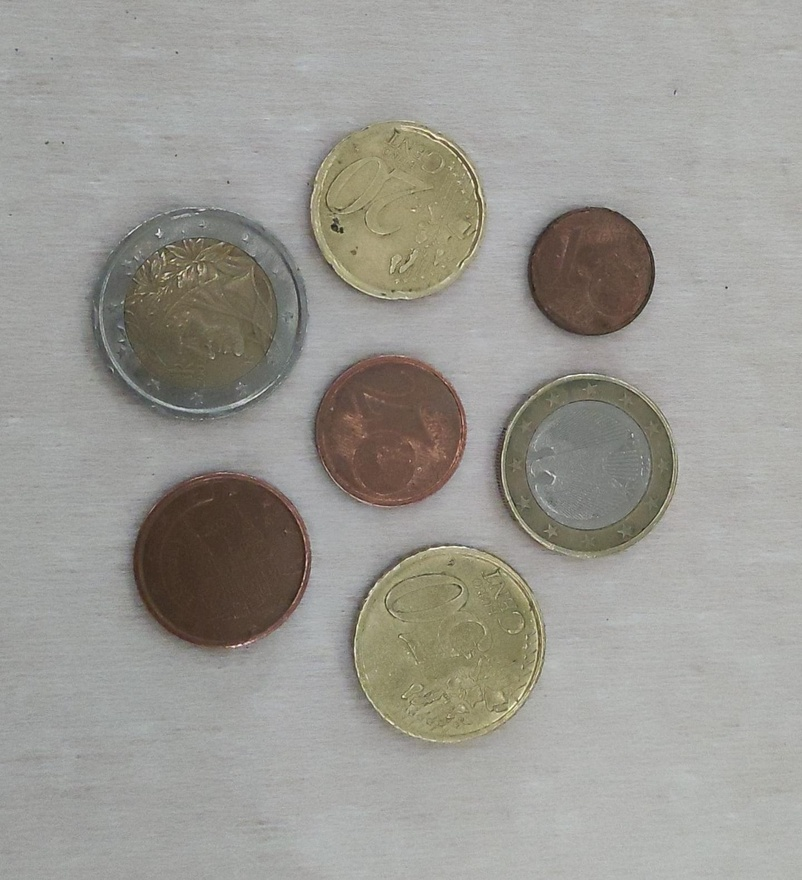
#> input picture IA/Programacion/Ejercicios/contar_monedas/archives/monedas.jpg, 802 x 880 px, shrunk from 1438 x 1579 before the run
$ jupyter execute monedas.ipynb
#> lines starting #> are read from the running program, lines starting #| are printed output that depends on the picture; after the words box and inside, x2 and y2 are one past the last pixel; in counts of white or black regions, pixels touching at a corner belong together
[cell 1]
import cv2 as cv
import numpy as np
import matplotlib.pyplot as plt

[cell 2]
src = cv.imread("archives/monedas.jpg")
#> src is the input picture: shape (880, 802, 3); mean B, G, R 147.1, 153.1, 155.1
src = cv.cvtColor(src, cv.COLOR_BGR2RGB)
plt.imshow(src)

[cell 3]
img1 = cv.cvtColor(src, cv.COLOR_BGR2GRAY)
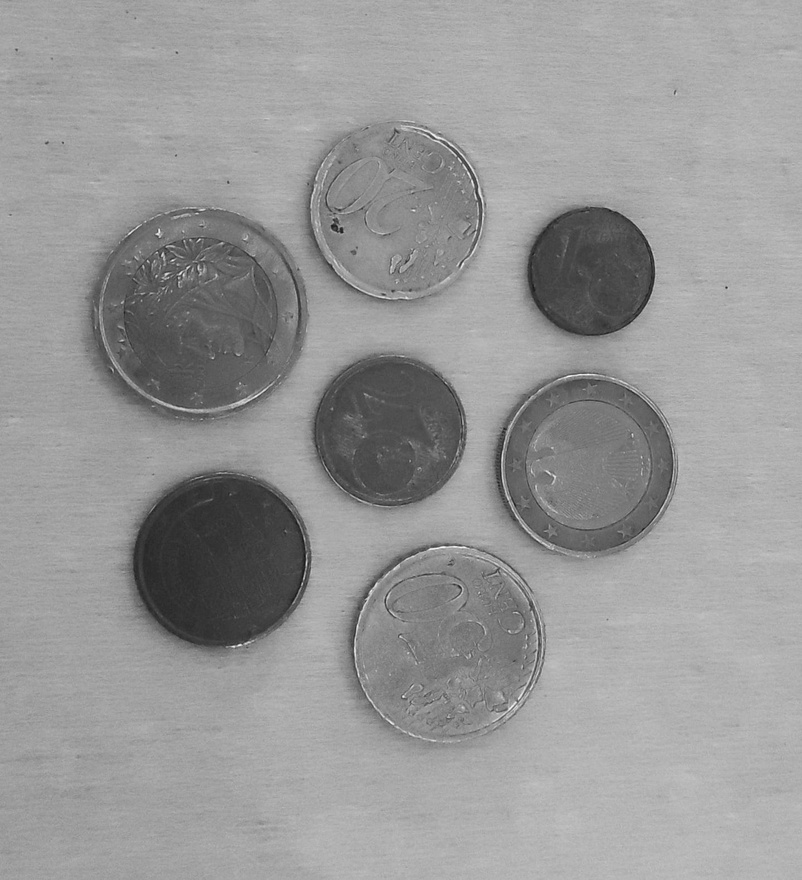
#> img1: shape (880, 802); min 18, max 250, mean 151.4

plt.imshow(img1)

[cell 4]
# Pasamos la imagen por el threshold para dividirla en dos colores [blanco, negro]
_, th1 = cv.threshold(img1, 144,255, cv.THRESH_BINARY)
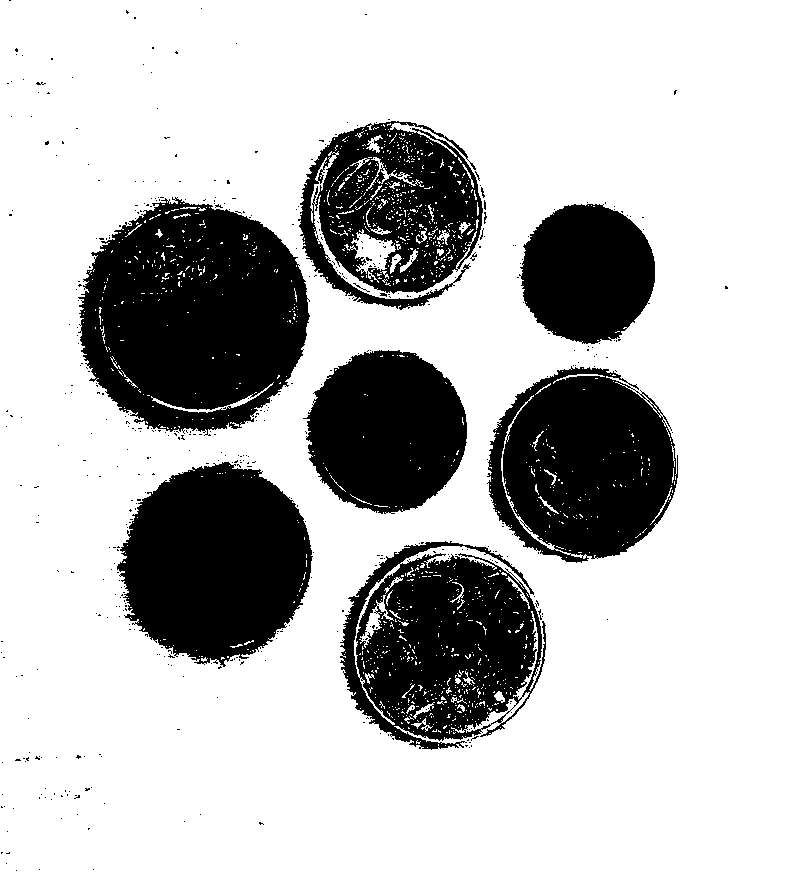
#> th1: shape (880, 802); 74.4% white; 511 black regions (500 under 20 px), largest, box (x1, y1, x2, y2) and area: (78, 197, 310, 436) 40065, (117, 462, 313, 667) 29078, (340, 541, 546, 750) 27580

# Acentuamos los colore que se han quedado grisaceos para que la imagen quede
# en negro las monedas y en blanco el fondo
kernel = cv.getStructuringElement(cv.MORPH_ELLIPSE, (2,5))
img2 = cv.morphologyEx(th1, cv.MORPH_OPEN, kernel, iterations=5)
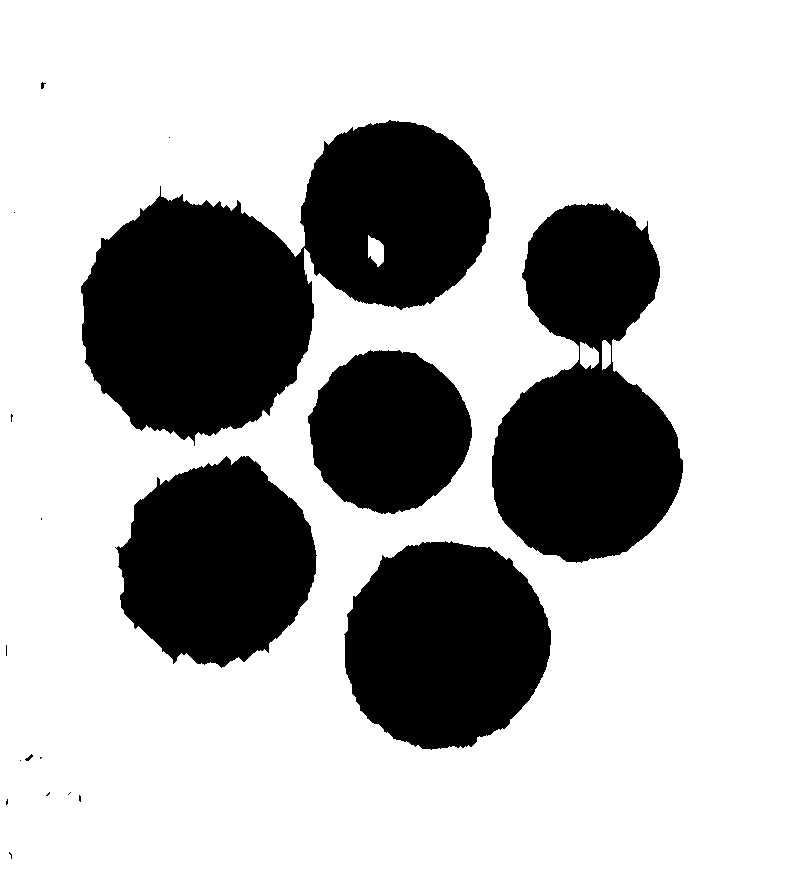
#> img2: shape (880, 802); 71.8% white; 19 black regions (12 under 20 px), largest, box (x1, y1, x2, y2) and area: (81, 120, 491, 446) 70541, (492, 203, 683, 563) 43873, (344, 541, 551, 750) 33445
img2 = cv.morphologyEx(img2, cv.MORPH_CLOSE, kernel, iterations=20)
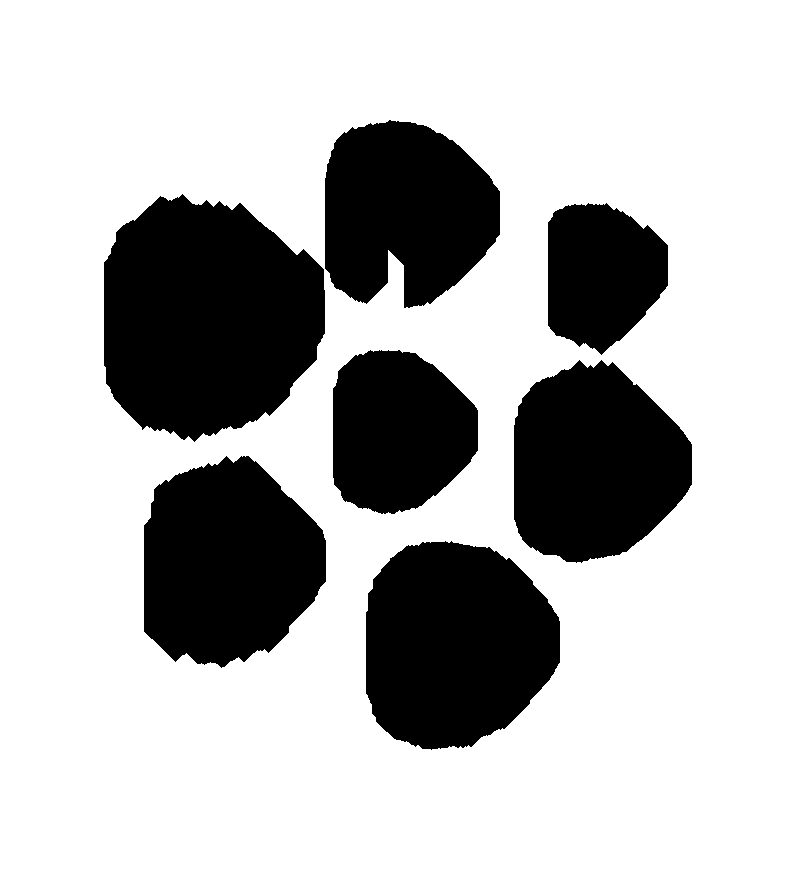
#> img2: shape (880, 802); 73.1% white; 7 black regions, largest, box (x1, y1, x2, y2) and area: (104, 194, 325, 442) 42335, (366, 541, 560, 750) 32218, (144, 456, 326, 668) 29545

plt.imshow(img2, cmap="gray")

[cell 5]
# creamos los contornos
umbral_minimo = 50
umbral_maximo = 100
cn = cv.Canny(img2, umbral_minimo, umbral_maximo)
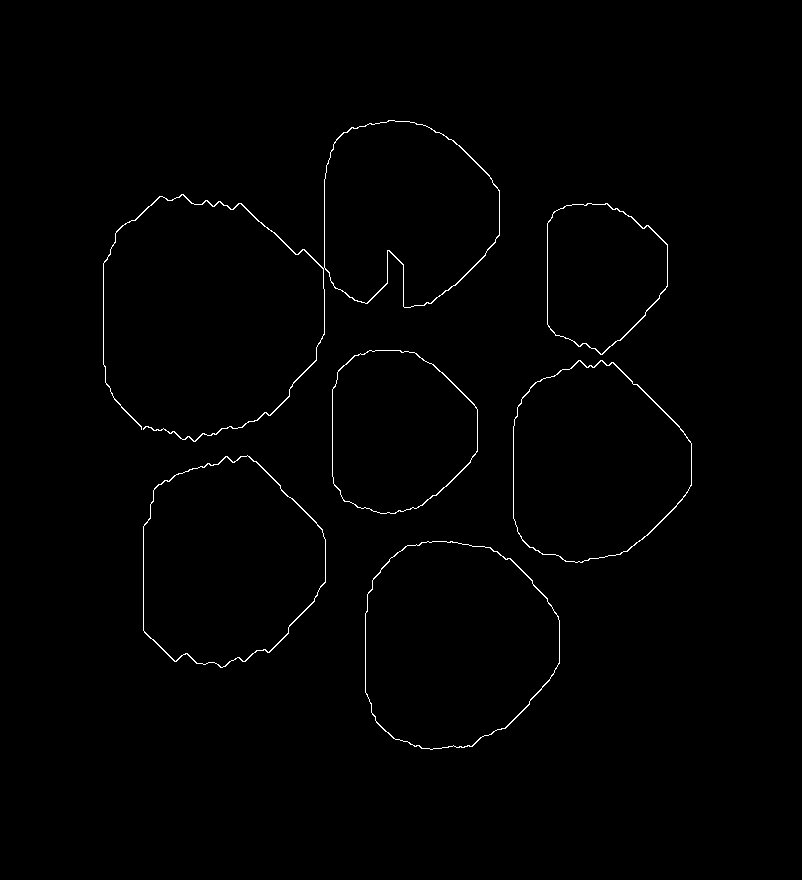
#> cn: shape (880, 802); 0.73% white in thin lines or dots, all inside (x1, y1, x2, y2) = (103, 120, 692, 750)
plt.imshow(cn, cmap="gray")

[cell 6]
# Recoge las monedas en una tupla
contornos, jerarquia = cv.findContours(cn.copy(), cv.RETR_EXTERNAL, cv.CHAIN_APPROX_SIMPLE)
#> contornos = 6 contours; box (x1, y1, x2, y2) and area: (365, 541, 560, 750) 32344, (143, 455, 326, 668) 29695, (513, 360, 692, 563) 27736, (103, 120, 500, 442) 25726, (332, 350, 478, 514) 19054, (547, 203, 668, 355) 14092; jerarquia = [[1, -1, -1, -1], [2, 0, -1, -1], [3, 1, -1, -1], [4, 2, -1, -1], [5, 3, -1, -1], [-1, 4, -1, -1]]
# print(len(contornos))
src2 = src.copy()
# Por cada moneda calculamos y dibujamos el centro el area y el perimetro
for cnt in contornos:
    M = cv.moments(cnt)

    if M['m00'] != 0:
        cx = int(M["m10"]/M['m00'])
        cy = int(M["m01"]/M['m00'])
        # print(f"Centro: {cx}, {cy}")
        cv.circle(src2, (cx, cy), 5, (0, 255, 0), 2) # dibujamos un circulo en el centro de cada moneda

        area = cv.contourArea(cnt)
        perimetro = cv.arcLength(cnt, True)
        perimetro_f = "{:.2f}".format(perimetro)
        # print(f"Area - {area}    Perimetro - {perimetro}")
        # Escribimos el area y el perimetro de cada moneda
        cv.putText(img=src2, text=str(f"A: {area}"), org=(cx-150,cy-50),
                    fontFace=cv.FONT_HERSHEY_COMPLEX, fontScale=1.5, color=(0,255,0))
        cv.putText(img=src2, text=str(f"P: {perimetro_f}"), org=(cx-150,cy+50),
                    fontFace=cv.FONT_HERSHEY_COMPLEX, fontScale=1.5, color=(0,255,0))

        elipse = cv.fitEllipse(cnt)
        cv.ellipse(src2, elipse,  (0,0,255), 2)
#> this loop made 6 passes
#> (cx, cy, area, perimetro, perimetro_f, elipse) on passes 1 to 6: (454, 643, 32344.5, 682, '682.00', ((452.5, 643.6), (203.7, 211.4), 40.8)), (227, 562, 29695, 679.2, '679.15', ((224.3, 561.8), (192.1, 208.2), 31.1)), (594, 463, 27736, 640.7, '640.72', ((591.9, 462.5), (189.5, 201.5), 40.41)), (397, 430, 19054.5, 525.1, '525.14', ((393.1, 431.1), (161.1, 164.4), 66.35)), (600, 273, 14092, 465.1, '465.10', ((593.9, 274.4), (139.5, 145.9), 147.3)), (402, 212, 25726.5, 2342.8, '2342.83', ((256.8, 283.2), (226.2, 472.6), 60.87))
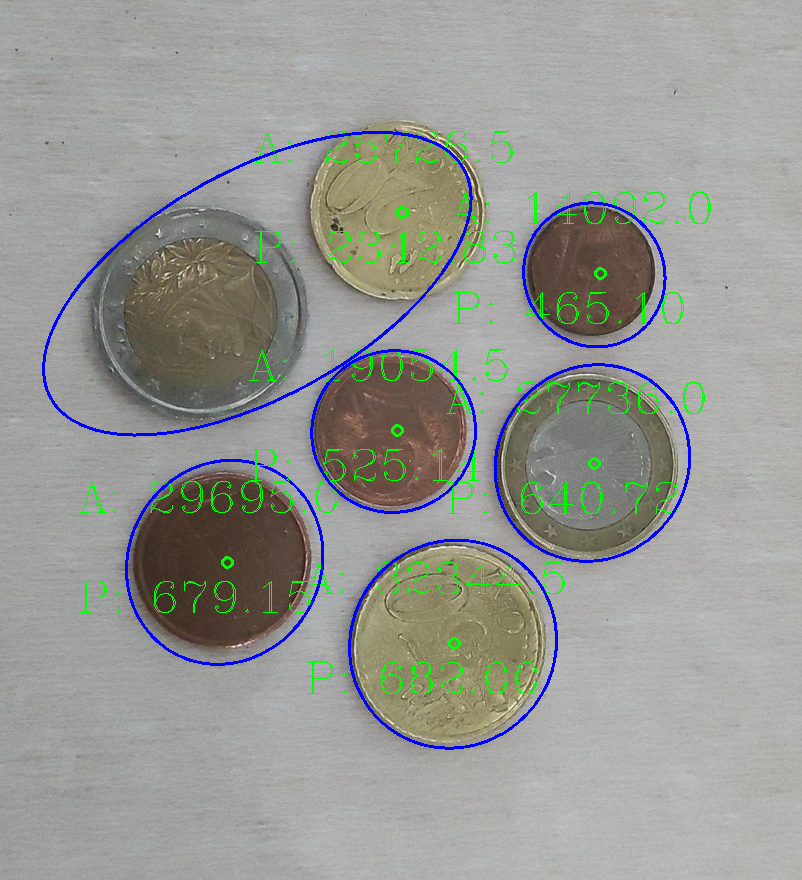
#> src2: shape (880, 802, 3); mean R, G, B 150.6, 152.5, 147.3

plt.imshow(src2)
